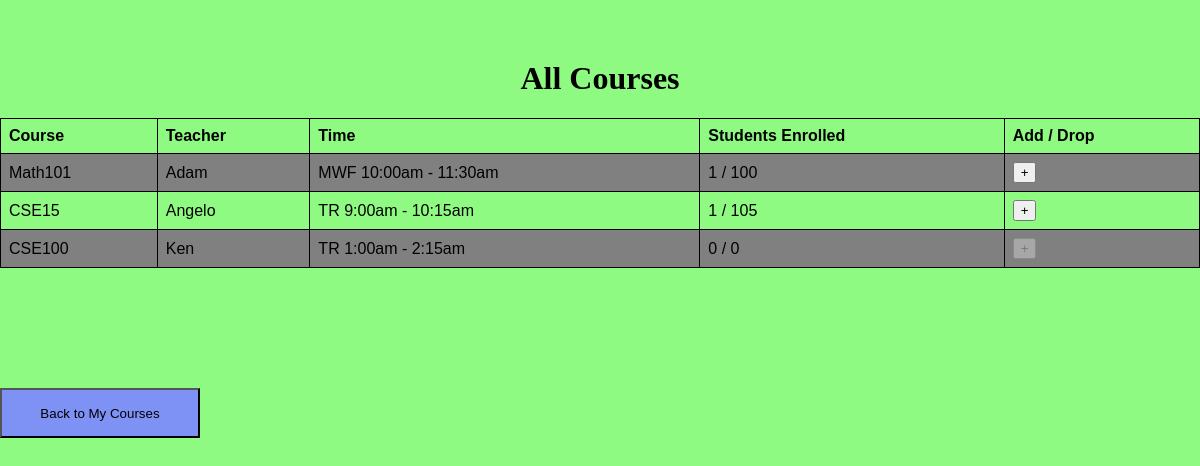
The app's page /classes, older data.
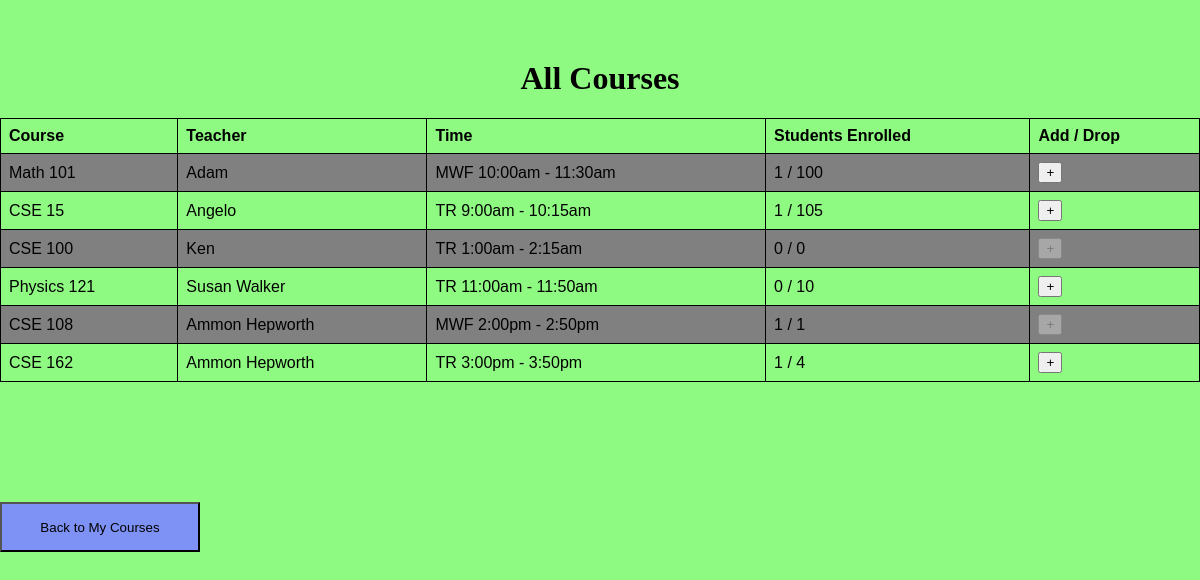
The same page, newer data.
### hello.py (models this page shows, shortened)
class Course(db.Model):
    id = db.Column(db.Integer, primary_key=True)
    name = db.Column(db.String(64), nullable=False)
    professorID = db.Column(db.Integer, db.ForeignKey('user.id'), nullable=False)
    professor = db.relationship('User', foreign_keys=[professorID], backref='courses_taught')
    time = db.Column(db.String(64),nullable=False)
    capacity = db.Column(db.Integer, nullable=False)

class User(UserMixin, db.Model):
    id = db.Column(db.Integer, primary_key=True)
    username = db.Column(db.String, unique=True, nullable=False)
    password_hash = db.Column(db.String(128), nullable=False)
    name = db.Column(db.String(64), nullable=False)
    role = db.Column(db.String(64), nullable=False)
    classenrolled = db.relationship('Course', secondary=enrollment_table, backref=db.backref('students', lazy='dynamic'), lazy='dynamic')

### hello.py (the view)
@app.route("/classes")
def view_all_classes():
    courses = Course.query.all()
    return render_template("classes.html", courses=courses)

### templates/classes.html (shortened to what this page needs)
<!DOCTYPE html>
<html>
  <head>
    <link rel="stylesheet" href="/static/styles.css">
  </head>
  <body>
    {% extends "base.html" %}
    {% block content %}
    <h1>All Courses</h1>
    <table>
        <tr>
            <th>Course</th>
            <th>Teacher</th>
            <th>Time</th>
            <th>Students Enrolled</th>
            <th>Add / Drop</th>
        </tr>
        {% for c in courses %}
        <tr>
            <td>{{ c.name }}</td>
            <td>{{ c.professor.name }}</td>
            <td>{{ c.time }}</td>
            <td>{{ c.students.count() }} / {{ c.capacity }}</td>
            <td>
            {% if current_user in c.students %}
            <form action="{{ url_for('drop_course', course_id=c.id) }}" method="POST" style="display:inline;">
                <button type="submit" title="Remove from class">&#8722;</button>
            </form>
            {% elif c.students.count() < c.capacity %}
            <form action="{{ url_for('add_course', course_id=c.id) }}" method="POST" style="display:inline;">
                <button type="submit" title="Add to class">&#43;</button>
            </form>
            {% else %}
            <button type="button" disabled>&#43;</button>
            {% endif %}
            </td>
        </tr>
        {% endfor %}
    </table>
    <form method="get" action="{{ url_for('student_courses') }}">
      <button class="login-button" type="submit">Back to My Courses</button>
    </form>
    {% endblock %}

### templates/base.html (shortened to what this page needs)
<!DOCTYPE html>
<html lang="en">
<head>
</head>
<body>
    {% block content %}{% endblock %}
</body>
</html>

### static/styles.css (style rules this page uses)
h1 { justify-self: center; margin-top: 5%; }
body { margin:0; padding: 0; background-color: rgb(143, 250, 129); }
.login-button { margin-top: 10%; width: 200px; height: 50px; background-color: rgb(126, 146, 245); }
table { font-family: arial, sans-serif; border-collapse: collapse; width: 100%; }
td, th { border: 1px solid black; text-align: left; padding: 8px; }
tr:nth-child(even) { background-color: gray; }

Row changes from the older to the newer data that the page shows:
changed Course "MWF 10:00am - 11:30am": name "Math101" → "Math 101"
changed Course "TR 9:00am - 10:15am": name "CSE15" → "CSE 15"
changed Course "TR 1:00am - 2:15am": name "CSE100" → "CSE 100"
added Course: name "Physics 121", professor.name "Susan Walker", time "TR 11:00am - 11:50am", students.count "0", capacity "10"
added Course: name "CSE 108", professor.name "Ammon Hepworth", time "MWF 2:00pm - 2:50pm", students.count "1", capacity "1"
added Course: name "CSE 162", professor.name "Ammon Hepworth", time "TR 3:00pm - 3:50pm", students.count "1", capacity "4"
